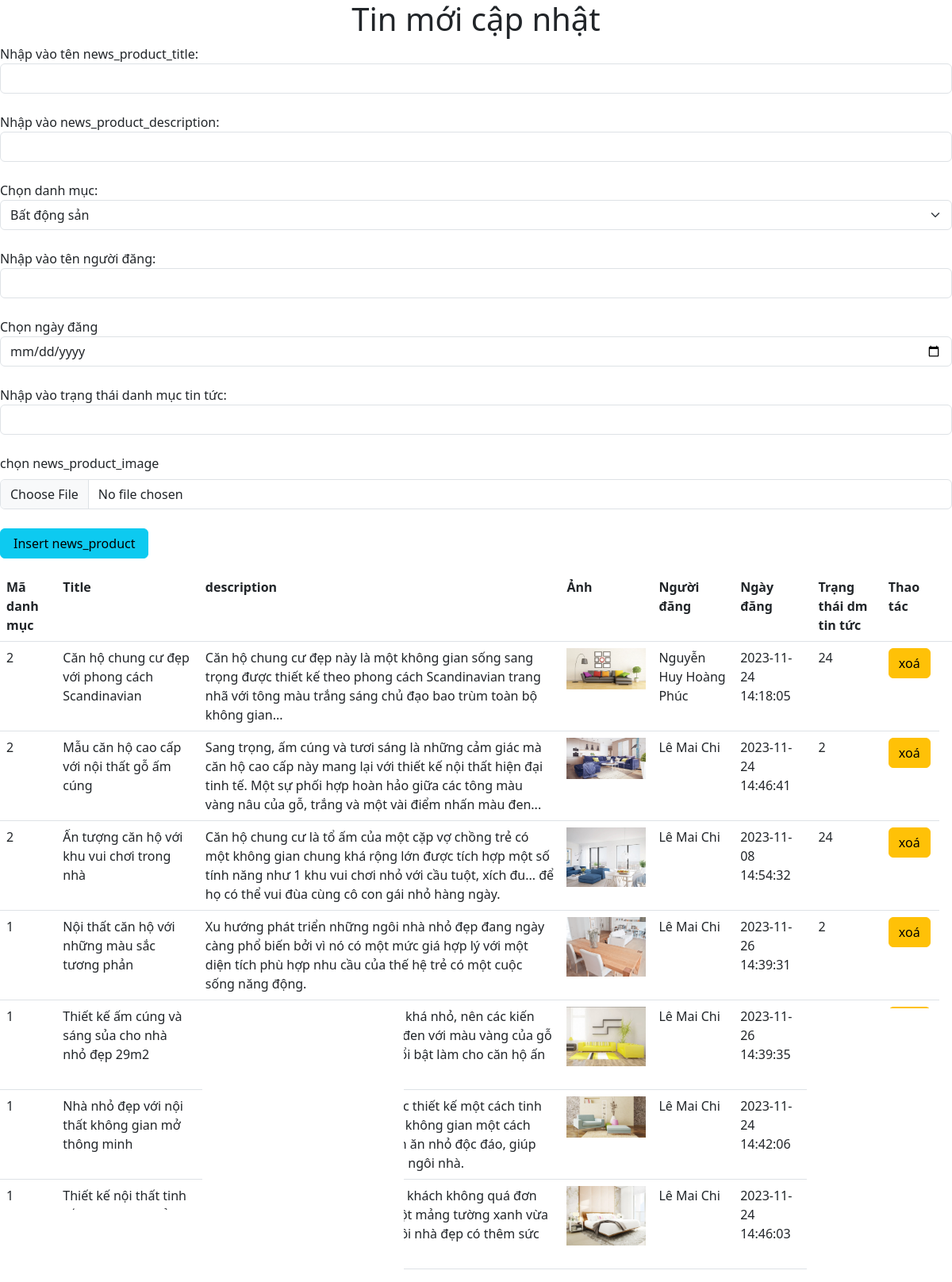
/admin/insert_news_product.php, run on the app's committed database.
### tables this page shows
CREATE TABLE `tbl_news_products` (
  `news_product_id` int(11) NOT NULL,
  `news_product_title` varchar(255) NOT NULL,
  `news_product_description` varchar(1000) NOT NULL,
  `news_id` int(11) NOT NULL,
  `news_product_image` varchar(255) NOT NULL,
  `news_product_people` varchar(100) NOT NULL,
  `date` timestamp NULL DEFAULT current_timestamp() ON UPDATE current_timestamp(),
  `status` int(11) NOT NULL
);

### admin/insert_news_product.php (the view, shortened to what this page needs)
<?php
include("../config/config.php");
?>
<!DOCTYPE html>
<html lang="en">
<head>
    <link rel="stylesheet" href="../04_Nguyễn Huy Hoàng Phúc/css/bootstrap.min.css">
</head>
<body>
    <div class="news-product">
        <div class="container-product">
            <h1 style="text-align: center;">Tin mới cập nhật</h1>
            <div class="row">
                <div class="col-12">
                    <form action="insert_news_product.php" method="post" enctype="multipart/form-data">
                        Nhập vào tên news_product_title:
                        <input class="form-control" type="text" name="news_product_title" id="">
                        <br>
                        Nhập vào news_product_description:
                        <input class="form-control" type="text" name="news_product_description" id="">
                        <br>
                        <div>
                            Chọn danh mục:
                            <select name="news_product_new" id="" class="form-select">
                                <?php
                                $select_query = "SELECT * FROM `tbl_news`";
                                $result_query = mysqli_query($connect, $select_query);
                                var_dump($result_query);
                                while ($row = mysqli_fetch_assoc($result_query)) {
                                    $news_title = $row['news_title'];
                                    $news_id = $row['news_id'];
                                    echo "<option value ='$news_id'>$news_title</option>";
                                }
                                ?>
                            </select>
                        </div>
                        <br>
                        Nhập vào tên người đăng:
                        <input class="form-control" type="text" name="news_product_people" id="">
                        <br>
                        Chọn ngày đăng
                        <input class="form-control" type="date" name="date_time">
                        <br>
                        Nhập vào trạng thái danh mục tin tức:
                        <input class="form-control" type="text" name="txt_status" id="">
                        <br>
                        <label for="news_product_image" class="form-label">chọn news_product_image</label>
                        <input type="file" name="news_product_image" id="news_product_image" class="form-control" required="required">
                        <br>
                        <input type="submit" name="insert_news_product" id="" class="btn btn-info mb-3 px-3" value="Insert news_product">
                    </form>
                </div>
            </div>
            <div class="row">
                <div class="col_12">
                    <table class="table table-stripped">
                        <tr>
                            <th>Mã danh mục</th>
                            <th>Title</th>
                            <th>description</th>
                            <th>Ảnh</th>
                            <th>Người đăng</th>
                            <th>Ngày đăng</th>
                            <th>Trạng thái dm tin tức</th>
                            <th>Thao tác</th>
                            <th></th>
                        </tr>
                        <tr>
                            <?php
                            $sql_query = "SELECT * from tbl_news_products";
                            $result_query = mysqli_query($connect, $sql_query);
                            if (mysqli_num_rows($result_query) > 0) {
                                while ($row = mysqli_fetch_assoc($result_query)) {
                                    echo "<tr>";
                                    echo "<td>" . $row["news_id"] . "</td>";
                                    echo "<td>" . $row["news_product_title"] . "</td>";
                                    echo "<td>" . $row["news_product_description"] . "</td>";
                                    echo "<td><img style='width:100px;' src='product_images/" . $row['news_product_image'] . "'></td>";
                                    echo "<td>" . $row["news_product_people"] . "</td>";
                                    echo "<td>" . $row["date"] . "</td>";
                                    echo "<td>" . $row["status"] . "</td>";
                                    echo "<td>" . "<a href='insert_news_product.php?task=delete&news_id=" . $row['news_id']
                                        . "' class='btn btn-warning'>xoá</a>" . "</td>";
                                    echo "</tr>";
                                }
                            } else {
                                echo "lỗi rồi bà";
                            }
                            ?>
                        </tr>
                    </table>
                </div>
            </div>
        </div>
    </div>
</body>
</html>

### data on the page
tbl_news_products: news "2", news_product_title "Căn hộ chung cư đẹp với phong cách Scandinavian", news_product_description "Căn hộ chung cư đẹp này là một không gian sống sang trọng được thiết kế theo phong cách Scandinavian trang nhã với tông màu trắng sáng chủ đạo bao trùm toàn bộ không gian...", news_product_image (picture), news_product_people "Nguyễn Huy Hoàng Phúc", date "2023-11-24 14:18:05", status "24"
tbl_news_products: news "2", news_product_title "Mẫu căn hộ cao cấp với nội thất gỗ ấm cúng", news_product_description "Sang trọng, ấm cúng và tươi sáng là những cảm giác mà căn hộ cao cấp này mang lại với thiết kế nội thất hiện đại tinh tế. Một sự phối hợp hoàn hảo giữa các tông màu vàng nâu của gỗ, trắng và một vài điểm nhấn màu đen...", news_product_image (picture), news_product_people "Lê Mai Chi", date "2023-11-24 14:46:41", status "2"
tbl_news_products: news "2", news_product_title "Ấn tượng căn hộ với khu vui chơi trong nhà", news_product_description "Căn hộ chung cư là tổ ấm của một cặp vợ chồng trẻ có một không gian chung khá rộng lớn được tích hợp một số tính năng như 1 khu vui chơi nhỏ với cầu tuột, xích đu... để họ có thể vui đùa cùng cô con gái nhỏ hàng ngày.", news_product_image (picture), news_product_people "Lê Mai Chi", date "2023-11-08 14:54:32", status "24"
tbl_news_products: news "1", news_product_title "Nội thất căn hộ với những màu sắc tương phản", news_product_description "Xu hướng phát triển những ngôi nhà nhỏ đẹp đang ngày càng phổ biến bởi vì nó có một mức giá hợp lý với một diện tích phù hợp nhu cầu của thế hệ trẻ có một cuộc sống năng động.", news_product_image (picture), news_product_people "Lê Mai Chi", date "2023-11-26 14:39:31", status "2"
tbl_news_products: news "1", news_product_title "Thiết kế ấm cúng và sáng sủa cho nhà nhỏ đẹp 29m2", news_product_description "Căn hộ chung cư này có diện tích khá nhỏ, nên các kiến trúc sư đã lựa chọn kết hợp màu đen với màu vàng của gỗ để tạo nên một sự tương phản nổi bật làm cho căn hộ ấn tượng cũng như ấm áp hơn.", news_product_image (picture), news_product_people "Lê Mai Chi", date "2023-11-26 14:39:35"
tbl_news_products: news "1", news_product_title "Nhà nhỏ đẹp với nội thất không gian mở thông minh", news_product_description "Không gian nội thất nhà bếp được thiết kế một cách tinh tế và ta có thể thấy việc tận dụng không gian một cách triệt để qua thiết kế của chiếc bàn ăn nhỏ độc đáo, giúp tiết kiệm không ít không gian của ngôi nhà.", news_product_image (picture), news_product_people "Lê Mai Chi", date "2023-11-24 14:42:06"
tbl_news_products: news "1", news_product_title "Thiết kế nội thất tinh tế cho căn hộ nhỏ đẹp", news_product_description "Để không gian nhà bếp và phòng khách không quá đơn điệu, các nhà thiết kế đã thêm một mảng tường xanh vừa tạo được điểm nhấn vừa giúp ngôi nhà đẹp có thêm sức sống.", news_product_image (picture), news_product_people "Lê Mai Chi", date "2023-11-24 14:46:03"

### other printed values
form field news_product_new "Bất động sản"
